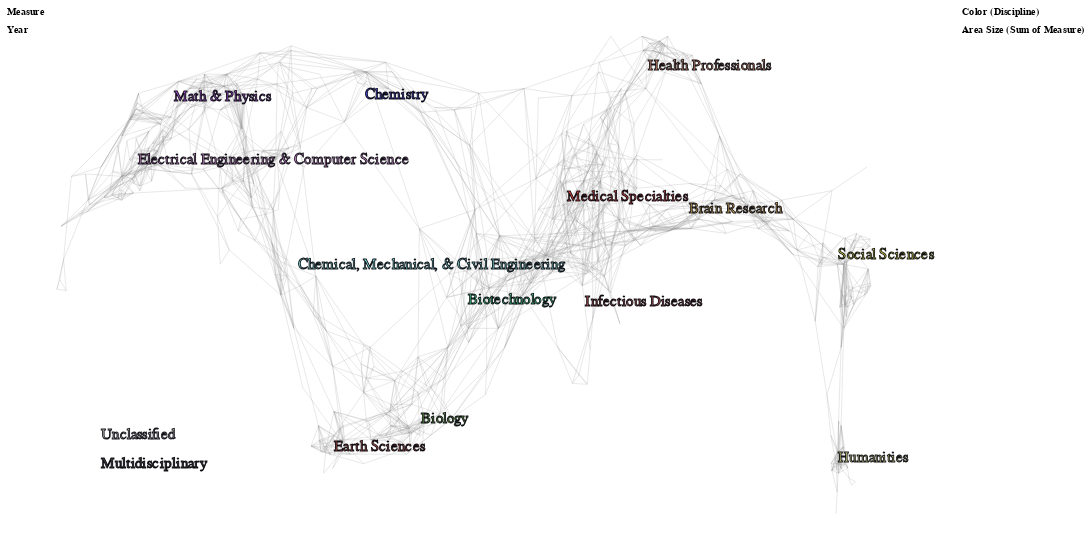

Vega-Lite specification stored for this chart:
### Vega-Lite specification from a JSON file in a GitHub repository (floating-point values rounded to 4 significant figures; data arrays with more than 128 entries replaced by an {"elided": "..."} marker saying what was removed)
{"$schema": "https://vega.github.io/schema/vega-lite/v4.json", "description": "The UCSD Map of Science visualization depicts a network of 554 subdiscipline nodes that are aggregated into 13 main disciplines of science. Each discipline has a distinct color and is labeled. Record sets (e.g., journal papers) are represented by circles centered at specific subdisciplines--matched based on journal names. The “Unclassified” and “Multidisciplinary” circles in the lower left represent all records that could not be matched and all records that were published in multidisciplinary journals such as Science, Nature, etc., respectively. Circle area is proportional to the number of papers, and the minimum and maximum values are given in the legend. Circle tooltips reveal the names of subdiscipline nodes.", "autosize": {"type": "fit", "resize": true, "contains": "padding"}, "padding": 8, "width": 1200, "height": 600, "config": {"view": {"strokeOpacity": 0}}, "resolve": {"scale": {"opacity": "independent"}}, "layer": [{"mark": "text", "data": {"name": "nodes"}, "selection": {"measure": {"type": "single", "fields": ["measure"], "bind": "legend", "init": {"measure": "# Citations"}, "empty": "none"}}, "encoding": {"opacity": {"field": "measure", "type": "ordinal", "legend": {"title": "Measure", "orient": "left", "symbolSize": 0}}}}, {"mark": "text", "data": {"name": "nodes"}, "transform": [{"filter": {"selection": "measure"}}], "selection": {"year": {"type": "multi", "fields": ["year"], "bind": "legend", "empty": "all"}}, "encoding": {"opacity": {"field": "year", "legend": {"title": "Year", "orient": "left", "symbolSize": 0}}}}, {"mark": "point", "data": {"name": "nodes"}, "transform": [{"filter": {"selection": "measure"}}, {"filter": {"selection": "year"}}, {"lookup": "subd_id", "from": {"data": {"name": "subdisciplines"}, "key": "subd_id", "fields": ["x", "y", "subd_id", "subd_name", "disc_id"]}}, {"lookup": "disc_id", "from": {"data": {"name": "disciplines"}, "key": "disc_id", "fields": ["disc_name", "color"]}, "as": ["disc_name", "disc_color"]}, {"joinaggregate": [{"op": "count", "field": "disc_name", "as": "disc_count"}], "groupby": ["disc_name", "disc_color"]}], "selection": {"disc_name": {"type": "multi", "fields": ["disc_name"], "bind": "legend", "empty": "all"}}, "encoding": {"fill": {"field": "disc_name", "scale": {"range": {"field": "disc_color"}}, "legend": {"title": "Color (Discipline)", "symbolOffset": 10, "orient": "right"}}}}, {"mark": {"type": "rule", "color": "#9b9b9b", "strokeOpacity": 0.25}, "data": {"name": "subdisciplineEdges"}, "transform": [{"lookup": "subd_id1", "from": {"data": {"name": "subdisciplines"}, "key": "subd_id", "fields": ["x", "y", "weight"]}}, {"lookup": "subd_id2", "from": {"data": {"name": "subdisciplines"}, "key": "subd_id", "fields": ["x", "y"]}, "as": ["x2", "y2"]}], "encoding": {"x": {"field": "x", "type": "quantitative", "scale": {"domain": [100, 500]}, "axis": null}, "y": {"field": "y", "type": "quantitative", "scale": {"domain": [0, 275]}, "axis": null}, "x2": {"field": "x2", "type": "quantitative"}, "y2": {"field": "y2", "type": "quantitative"}, "strokeWidth": {"field": "weight", "type": "quantitative", "scale": null}}}, {"mark": "point", "data": {"name": "nodes"}, "transform": [{"filter": {"selection": "measure"}}, {"filter": {"selection": "year"}}, {"lookup": "subd_id", "from": {"data": {"name": "subdisciplines"}, "key": "subd_id", "fields": ["x", "y", "subd_id", "subd_name", "disc_id"]}}, {"lookup": "disc_id", "from": {"data": {"name": "disciplines"}, "key": "disc_id", "fields": ["disc_name", "color"]}, "as": ["disc_name", "disc_color"]}, {"filter": {"selection": "disc_name"}}], "encoding": {"x": {"field": "x", "type": "quantitative", "scale": {"domain": [100, 500]}, "axis": null}, "y": {"field": "y", "type": "quantitative", "scale": {"domain": [0, 275]}, "axis": null}, "shape": {"value": "circle"}, "strokeOpacity": {"value": 1}, "strokeWidth": {"value": 0.5}, "fillOpacity": {"value": 0.75}, "stroke": {"value": "#000007"}, "fill": {"field": "disc_name", "type": "nominal"}, "size": {"aggregate": "sum", "field": "measureCount", "scale": {"rangeMin": 20}, "legend": {"title": "Area Size (Sum of Measure)", "symbolOffset": 10, "orient": "right", "offset": 100}}, "tooltip": {"field": "subd_name", "type": "nominal"}}}, {"mark": {"type": "text", "fontSize": 17, "fillOpacity": 0.75, "strokeOpacity": 0.9, "stroke": "#000007", "strokeWidth": 1, "align": "left", "baseline": "middle"}, "data": {"name": "disciplineLabels"}, "encoding": {"x": {"field": "x", "type": "quantitative", "scale": {"domain": [100, 500]}, "axis": null}, "y": {"field": "y", "type": "quantitative", "scale": {"domain": [0, 275]}, "axis": null}, "color": {"field": "color", "type": "nominal", "scale": null}, "text": {"field": "disc_name", "type": "nominal"}}}], "datasets": {"nodes": [], "disciplines": [{"disc_name": "Biology", "color": "#33820D", "alt_color": -2186398, "y": 62, "x": 278, "disc_id": 1}, {"disc_name": "Biotechnology", "color": "#07D46D", "alt_color": -11697, "y": 124, "x": 301, "disc_id": 2}, {"disc_name": "Medical Specialties", "color": "#D30706", "alt_color": -22784, "y": 177, "x": 350, "disc_id": 3}, {"disc_name": "Chemical, Mechanical, & Civil Engineering", "color": "#55D4D2", "alt_color": -39396, "y": 142, "x": 217, "disc_id": 4}, {"disc_name": "Chemistry", "color": "#0707D2", "alt_color": -2408414, "y": 230, "x": 250, "disc_id": 5}, {"disc_name": "Earth Sciences", "color": "#9B180F", "alt_color": -48328, "y": 48, "x": 235, "disc_id": 6}, {"disc_name": "Electrical Engineering & Computer Science", "color": "#D372D2", "alt_color": -44173, "y": 196, "x": 138, "disc_id": 7}, {"disc_name": "Brain Research", "color": "#D39827", "alt_color": -1146456, "y": 171, "x": 410, "disc_id": 8}, {"disc_name": "Humanities", "color": "#D3D46D", "alt_color": -1162327, "y": 42, "x": 484, "disc_id": 9}, {"disc_name": "Infectious Diseases", "color": "#8D1B18", "alt_color": -4970894, "y": 149, "x": 359, "disc_id": 10}, {"disc_name": "Math & Physics", "color": "#8E1BCE", "alt_color": -7260020, "y": 229, "x": 156, "disc_id": 11}, {"disc_name": "Health Professionals", "color": "#D36E44", "alt_color": -5483836, "y": 245, "x": 390, "disc_id": 12}, {"disc_name": "Social Sciences", "color": "#D3D406", "alt_color": -5014843, "y": 147, "x": 484, "disc_id": 13}, {"disc_name": "Multidisciplinary", "color": "#000000", "y": 40, "x": 110, "disc_id": 14}, {"disc_name": "Unclassified", "color": "#AAAAAA", "y": 55, "x": 110, "disc_id": 15}], "disciplineLabels": [{"disc_name": "Biology", "color": "#33820D", "lngshrt": -19.25, "lng": -19.8, "latshrt": -51.28, "y": 62, "lat": -54.29, "disc_id": 1, "x": 278}, {"disc_name": "Biotechnology", "color": "#07D46D", "lngshrt": 0.875, "lng": 0.9, "latshrt": -8.603, "y": 124, "lat": -9.109, "disc_id": 2, "x": 301}, {"disc_name": "Medical Specialties", "color": "#D30706", "lngshrt": 43.75, "lng": 45, "latshrt": 27.87, "y": 177, "lat": 29.51, "disc_id": 3, "x": 350}, {"disc_name": "Chemical, Mechanical, & Civil Engineering", "color": "#55D4D2", "lngshrt": -72.62, "lng": -74.7, "latshrt": 3.785, "y": 142, "lat": 4.008, "disc_id": 4, "x": 217}, {"disc_name": "Chemistry", "color": "#0707D2", "lngshrt": -43.75, "lng": -45, "latshrt": 64.35, "y": 230, "lat": 68.14, "disc_id": 5, "x": 250}, {"disc_name": "Earth Sciences", "color": "#9B180F", "lngshrt": -56.88, "lng": -58.5, "latshrt": -60.91, "y": 48, "lat": -64.49, "disc_id": 6, "x": 235}, {"disc_name": "Electrical Engineering & Computer Science", "color": "#D372D2", "lngshrt": -141.8, "lng": -145.8, "latshrt": 40.95, "y": 196, "lat": 43.36, "disc_id": 7, "x": 138}, {"disc_name": "Brain Research", "color": "#D39827", "lngshrt": 96.25, "lng": 99, "latshrt": 23.74, "y": 171, "lat": 25.14, "disc_id": 8, "x": 410}, {"disc_name": "Humanities", "color": "#D3D46D", "lngshrt": 161, "lng": 165.6, "latshrt": -65.04, "y": 42, "lat": -68.87, "disc_id": 9, "x": 484}, {"disc_name": "Infectious Diseases", "color": "#8D1B18", "lngshrt": 51.62, "lng": 53.1, "latshrt": 8.603, "y": 123, "lat": 9.109, "disc_id": 10, "x": 359}, {"disc_name": "Math & Physics", "color": "#8E1BCE", "lngshrt": -126, "lng": -129.6, "latshrt": 63.66, "y": 229, "lat": 67.41, "disc_id": 11, "x": 156}, {"disc_name": "Health Professionals", "color": "#D36E44", "lngshrt": 78.75, "lng": 81, "latshrt": 74.68, "y": 245, "lat": 79.07, "disc_id": 12, "x": 390}, {"disc_name": "Social Sciences", "color": "#D3D406", "lngshrt": 161, "lng": 165.6, "latshrt": 7.227, "y": 147, "lat": 7.652, "disc_id": 13, "x": 484}, {"disc_name": "Multidisciplinary", "color": "#000000", "y": 39, "x": 120, "disc_id": -2}, {"disc_name": "Unclassified", "color": "#AAAAAA", "y": 54, "x": 120, "disc_id": -1}], "subdisciplines": {"elided": "556 records"}, "subdisciplineEdges": {"elided": "2276 records"}}}
